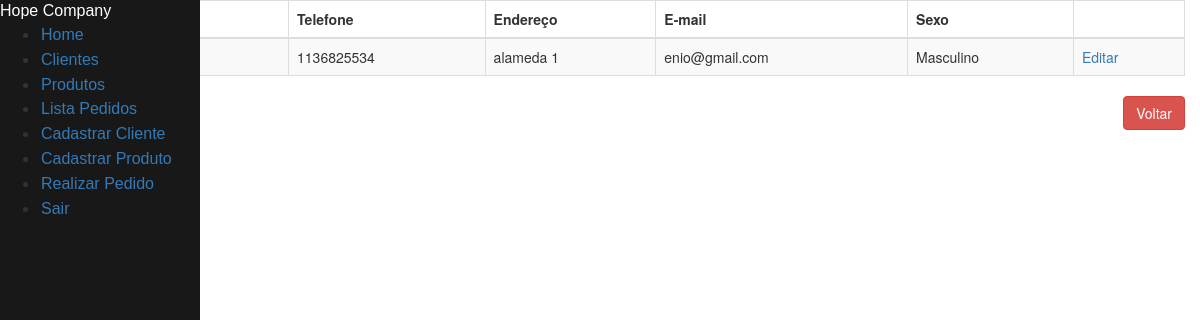
The page /cliente/ on the database as committed earlier.
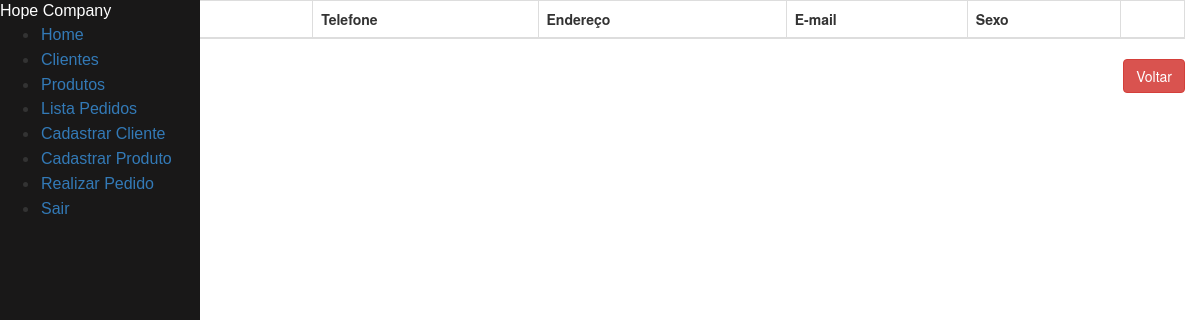
The same page on the database as committed later.
### tables this page shows
CREATE TABLE cliente (
    id_cliente INTEGER PRIMARY KEY AUTOINCREMENT,
    nome VARCHAR(50) NOT NULL,
    sexo VARCHAR(1) NOT NULL,
    telefone CHAR(11) NULL,
    endereco CHAR(100) NULL,
    email CHAR(100) NULL
);

### clientes.py (the view)
@app.route("/cliente/")
def listar_clientes_api():
    return render_template("lista_clientes.html", clientes = listar_clientes())

### clientes.py (called while the page is built)
def row_to_dict(description, row):
    if row == None:
        return None
    d = {}
    for i in range(0, len(row)):
        d[description[i][0]] = row[i]
    return d

def rows_to_dict(description, rows):
    result = []
    for row in rows:
        result.append(row_to_dict(description, row))
    return result

def conectar():
    return sqlite3.connect('clientes.db')

def listar_clientes():
    with closing(conectar()) as con, closing(con.cursor()) as cur:
        cur.execute("SELECT id_cliente, nome, sexo, telefone, endereco, email FROM cliente ORDER BY id_cliente")
        return rows_to_dict(cur.description, cur.fetchall())

### templates/lista_clientes.html (shortened to what this page needs)
{% extends "menu.html" %}
{% block content %}
<div class="container col-md-18">
    <div class="table-responsive" id="sailorTableArea">
        <table id="sailorTable" class="table table-striped table-bordered">
            <thead>
                <tr>
                    <th>ID</th>
                    <th>Nome</th>
                    <th>Telefone</th>
                    <th>Endereço</th>
                    <th>E-mail</th>
                    <th>Sexo</th>
                    <th>&nbsp;</th>
                </tr>
            </thead>
            <tbody>
                {% for cliente in clientes %}
                <tr>
                    <td>{{cliente['id_cliente']}}</td>
                    <td>{{cliente['nome']}}</td>
                    <td>{{cliente['telefone']}}</td>
                    <td>{{cliente['endereco']}}</td>
                    <td>{{cliente['email']}}</td>
                    <td>{% if cliente['sexo'] == 'M' %}Masculino{% else %}Feminino{% endif %}</td>
                    <td><a href="/cliente/{{cliente['id_cliente']}}" class="botao">Editar</a></td>
                </tr>
                {% endfor %}
            </tbody>
        </table>
        </div>
    </div>
    <div class="form-group">
        <label class="col-md-4 control-label" for="btnsalvar"></label>
        <div class="col-md-8 text-right">
            <a id="btncancelar" name="btncancelar" class="btn btn-danger" href="/menu">Voltar</a>
        </div>
    </div>
{% endblock %}

### templates/menu.html (shortened to what this page needs)
<!DOCTYPE html>
<html>
<head>
  {% block head%}
  <link href="//maxcdn.bootstrapcdn.com/bootstrap/3.3.0/css/bootstrap.min.css" rel="stylesheet" id="bootstrap-css">
  <link rel="stylesheet" href="https://unpkg.com/purecss@2.0.3/build/pure-min.css">
{% endblock %}
<header>
    {% block navbar %}
    <div class="pure-menu custom-restricted-width">
        <span class="pure-menu-heading">Hope Company</span>
        <ul class="pure-menu-list">
            <li class="pure-menu-item">
                <a href="/menu/" class="pure-menu-link">Home</a>
            </li>
            <li class="pure-menu-item">
                <a href="/cliente" class="pure-menu-link">Clientes</a>
            </li>
            <li class="pure-menu-item">
                <a href="/produto" class="pure-menu-link">Produtos</a>
            </li>
            <li class="pure-menu-item">
                <a href="/pedido" class="pure-menu-link">Lista Pedidos</a>
            </li>
            <li class="pure-menu-item">
                <a href="/cliente/novo" class="pure-menu-link">Cadastrar Cliente</a>
            </li>
            <li class="pure-menu-item">
                <a href="/produto/novo" class="pure-menu-link">Cadastrar Produto</a>
            </li>
            <li class="pure-menu-item">
                <a href="/pedido/novo/" class="pure-menu-link">Realizar Pedido</a>
            </li>
            <li class="pure-menu-item">
                <a href="/" class="pure-menu-link">Sair</a>
            </li>
        </ul>
    </div>
</header>
{% endblock %}
<body onload="atualizaRelogio()">
    {% block body%}
        <section>
            {% block content%}{% endblock %}
        </section>
    {% endblock %}
</body>
</html>

### templates/menu.html (style rules this page uses)
body { background-color: #ffffff; }
.custom-restricted-width { display: inline-block; background-color: #191818; width: 200px; }
.pure-menu-heading { font-family: Arial, Helvetica, sans-serif; font-size: 12pt; color: white; }
.pure-menu-link { font-family: Arial, Helvetica, sans-serif; font-size: 12pt; }
.pure-menu { height: 100%; position: absolute; }
.pure-menu-item { padding: 1px; }
section { float: right; }

Rows that differ between the two databases and show on the page:
removed cliente: telefone "1136825534", endereco "alameda 1", email "enio@gmail.com", sexo "Masculino"
